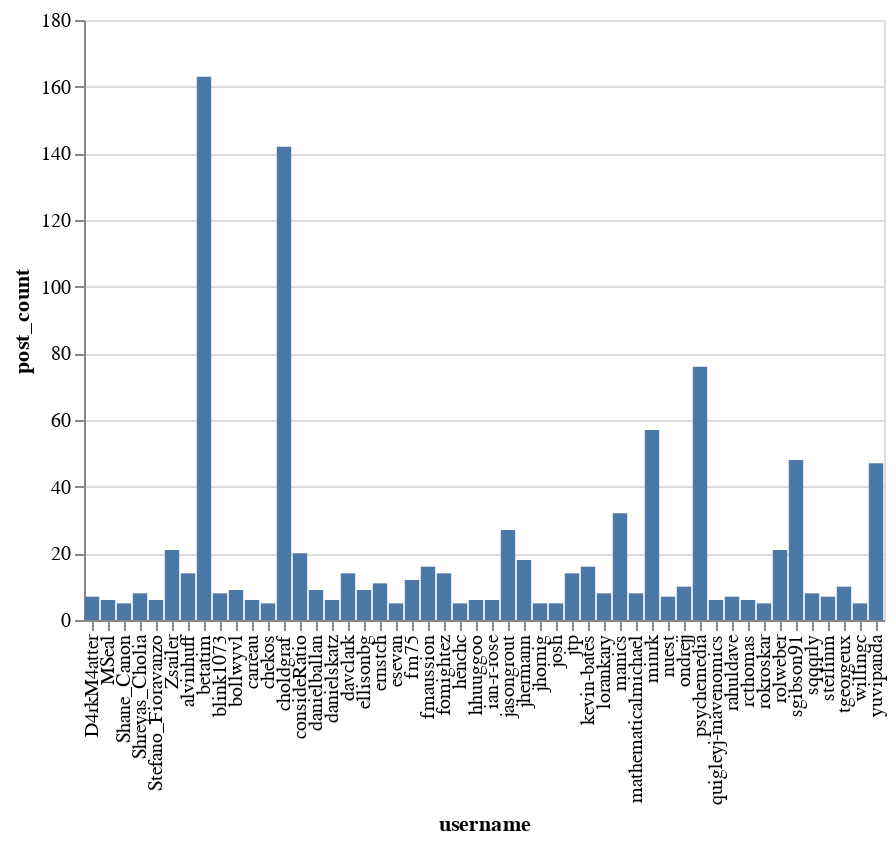

The notebook cell this image was saved under:
### Code cell
plot_user_data(users.head(50), 'post_count')

### Figure 1 — Vega-Lite specification as saved in the notebook (floating-point values rounded to 4 significant figures)
{"$schema": "https://vega.github.io/schema/vega-lite/v3.3.0.json", "config": {"mark": {"tooltip": null}, "view": {"height": 300, "width": 400}}, "data": {"name": "data-19d43edb2933f13408670f5d4bbc15ad"}, "datasets": {"data-19d43edb2933f13408670f5d4bbc15ad": [{"days_visited": 80, "id": 6, "likes_given": 227, "likes_received": 121, "post_count": 163, "posts_read": 1465, "topic_count": 14, "topics_entered": 350, "user": {"avatar_template": "/user_avatar/discourse.jupyter.org/betatim/{size}/10_2.png", "id": 6, "name": "Tim Head", "title": "", "username": "betatim"}, "username": "betatim"}, {"days_visited": 91, "id": 3, "likes_given": 208, "likes_received": 123, "post_count": 142, "posts_read": 1001, "topic_count": 34, "topics_entered": 266, "user": {"avatar_template": "/user_avatar/discourse.jupyter.org/choldgraf/{size}/12_2.png", "id": 3, "name": "Chris Holdgraf", "title": "Regular", "username": "choldgraf"}, "username": "choldgraf"}, {"days_visited": 68, "id": 24, "likes_given": 17, "likes_received": 57, "post_count": 76, "posts_read": 716, "topic_count": 7, "topics_entered": 271, "user": {"avatar_template": "/user_avatar/discourse.jupyter.org/psychemedia/{size}/24_2.png", "id": 24, "name": "Tony Hirst", "title": null, "username": "psychemedia"}, "username": "psychemedia"}, {"days_visited": 88, "id": 8, "likes_given": 10, "likes_received": 65, "post_count": 57, "posts_read": 837, "topic_count": 4, "topics_entered": 196, "user": {"avatar_template": "/user_avatar/discourse.jupyter.org/minrk/{size}/13_2.png", "id": 8, "name": "Min RK", "title": null, "username": "minrk"}, "username": "minrk"}, {"days_visited": 78, "id": 116, "likes_given": 23, "likes_received": 55, "post_count": 48, "posts_read": 669, "topic_count": 7, "topics_entered": 126, "user": {"avatar_template": "/user_avatar/discourse.jupyter.org/sgibson91/{size}/487_2.png", "id": 116, "name": "Sarah Gibson", "title": "", "username": "sgibson91"}, "username": "sgibson91"}, {"days_visited": 63, "id": 12, "likes_given": 9, "likes_received": 44, "post_count": 47, "posts_read": 851, "topic_count": 7, "topics_entered": 153, "user": {"avatar_template": "/user_avatar/discourse.jupyter.org/yuvipanda/{size}/17_2.png", "id": 12, "name": "Yuvi Panda", "title": null, "username": "yuvipanda"}, "username": "yuvipanda"}, {"days_visited": 72, "id": 73, "likes_given": 18, "likes_received": 30, "post_count": 32, "posts_read": 1558, "topic_count": 2, "topics_entered": 337, "user": {"avatar_template": "/user_avatar/discourse.jupyter.org/manics/{size}/85_2.png", "id": 73, "name": "Simon", "title": null, "username": "manics"}, "username": "manics"}, {"days_visited": 15, "id": 220, "likes_given": 1, "likes_received": 23, "post_count": 27, "posts_read": 207, "topic_count": 1, "topics_entered": 59, "user": {"avatar_template": "/user_avatar/discourse.jupyter.org/jasongrout/{size}/371_2.png", "id": 220, "name": "Jason Grout", "title": null, "username": "jasongrout"}, "username": "jasongrout"}, {"days_visited": 34, "id": 485, "likes_given": 47, "likes_received": 20, "post_count": 21, "posts_read": 268, "topic_count": 1, "topics_entered": 54, "user": {"avatar_template": "/user_avatar/discourse.jupyter.org/rolweber/{size}/657_2.png", "id": 485, "name": "Roland Weber", "title": null, "username": "rolweber"}, "username": "rolweber"}, {"days_visited": 54, "id": 99, "likes_given": 38, "likes_received": 15, "post_count": 21, "posts_read": 487, "topic_count": 2, "topics_entered": 101, "user": {"avatar_template": "/user_avatar/discourse.jupyter.org/zsailer/{size}/106_2.png", "id": 99, "name": "Zachary Sailer", "title": null, "username": "Zsailer"}, "username": "Zsailer"}, {"days_visited": 79, "id": 30, "likes_given": 73, "likes_received": 16, "post_count": 20, "posts_read": 310, "topic_count": 2, "topics_entered": 64, "user": {"avatar_template": "/user_avatar/discourse.jupyter.org/consideratio/{size}/30_2.png", "id": 30, "name": "Erik Sundell", "title": null, "username": "consideRatio"}, "username": "consideRatio"}, {"days_visited": 59, "id": 239, "likes_given": 4, "likes_received": 8, "post_count": 18, "posts_read": 408, "topic_count": 0, "topics_entered": 126, "user": {"avatar_template": "/user_avatar/discourse.jupyter.org/jhermann/{size}/257_2.png", "id": 239, "name": "Jürgen Hermann", "title": null, "username": "jhermann"}, "username": "jhermann"}, {"days_visited": 37, "id": 217, "likes_given": 20, "likes_received": 4, "post_count": 16, "posts_read": 193, "topic_count": 0, "topics_entered": 35, "user": {"avatar_template": "/user_avatar/discourse.jupyter.org/kevin-bates/{size}/234_2.png", "id": 217, "name": "Kevin Bates", "title": null, "username": "kevin-bates"}, "username": "kevin-bates"}, {"days_visited": 18, "id": 234, "likes_given": 5, "likes_received": 3, "post_count": 16, "posts_read": 84, "topic_count": 3, "topics_entered": 10, "user": {"avatar_template": "/user_avatar/discourse.jupyter.org/fmaussion/{size}/390_2.png", "id": 234, "name": "Fabien Maussion", "title": null, "username": "fmaussion"}, "username": "fmaussion"}, {"days_visited": 34, "id": 372, "likes_given": 6, "likes_received": 13, "post_count": 14, "posts_read": 210, "topic_count": 2, "topics_entered": 32, "user": {"avatar_template": "/user_avatar/discourse.jupyter.org/davclark/{size}/489_2.png", "id": 372, "name": "Dav Clark", "title": null, "username": "davclark"}, "username": "davclark"}, {"days_visited": 34, "id": 419, "likes_given": 0, "likes_received": 3, "post_count": 14, "posts_read": 78, "topic_count": 7, "topics_entered": 21, "user": {"avatar_template": "/user_avatar/discourse.jupyter.org/alvinhuff/{size}/550_2.png", "id": 419, "name": "Alvin Huff", "title": null, "username": "alvinhuff"}, "username": "alvinhuff"}, {"days_visited": 68, "id": 11, "likes_given": 60, "likes_received": 11, "post_count": 14, "posts_read": 870, "topic_count": 1, "topics_entered": 192, "user": {"avatar_template": "/user_avatar/discourse.jupyter.org/fomightez/{size}/495_2.png", "id": 11, "name": "Wayne", "title": null, "username": "fomightez"}, "username": "fomightez"}, {"days_visited": 87, "id": 77, "likes_given": 7, "likes_received": 12, "post_count": 14, "posts_read": 834, "topic_count": 0, "topics_entered": 178, "user": {"avatar_template": "/user_avatar/discourse.jupyter.org/jtp/{size}/882_2.png", "id": 77, "name": "Jeremy Tuloup", "title": "", "username": "jtp"}, "username": "jtp"}, {"days_visited": 28, "id": 60, "likes_given": 11, "likes_received": 8, "post_count": 12, "posts_read": 366, "topic_count": 0, "topics_entered": 50, "user": {"avatar_template": "/user_avatar/discourse.jupyter.org/fm75/{size}/71_2.png", "id": 60, "name": "Fred Mitchell", "title": "", "username": "fm75"}, "username": "fm75"}, {"days_visited": 13, "id": 390, "likes_given": 2, "likes_received": 2, "post_count": 11, "posts_read": 79, "topic_count": 8, "topics_entered": 28, "user": {"avatar_template": "https://avatars.discourse.org/v4/letter/e/9de0a6/{size}.png", "id": 390, "name": "Ernst", "title": null, "username": "ernstch"}, "username": "ernstch"}, {"days_visited": 37, "id": 432, "likes_given": 28, "likes_received": 6, "post_count": 10, "posts_read": 274, "topic_count": 2, "topics_entered": 64, "user": {"avatar_template": "/user_avatar/discourse.jupyter.org/ondrejj/{size}/567_2.png", "id": 432, "name": "Ondřej ", "title": null, "username": "ondrejj"}, "username": "ondrejj"}, {"days_visited": 45, "id": 222, "likes_given": 6, "likes_received": 15, "post_count": 10, "posts_read": 145, "topic_count": 2, "topics_entered": 20, "user": {"avatar_template": "https://avatars.discourse.org/v4/letter/t/f05b48/{size}.png", "id": 222, "name": "Timothy George", "title": null, "username": "tgeorgeux"}, "username": "tgeorgeux"}, {"days_visited": 9, "id": 679, "likes_given": 1, "likes_received": 10, "post_count": 9, "posts_read": 87, "topic_count": 0, "topics_entered": 18, "user": {"avatar_template": "/user_avatar/discourse.jupyter.org/bollwyvl/{size}/904_2.png", "id": 679, "name": "Nicholas Bollweg", "title": null, "username": "bollwyvl"}, "username": "bollwyvl"}, {"days_visited": 15, "id": 9, "likes_given": 0, "likes_received": 11, "post_count": 9, "posts_read": 97, "topic_count": 1, "topics_entered": 17, "user": {"avatar_template": "/user_avatar/discourse.jupyter.org/ellisonbg/{size}/14_2.png", "id": 9, "name": "Brian Granger", "title": null, "username": "ellisonbg"}, "username": "ellisonbg"}, {"days_visited": 22, "id": 34, "likes_given": 2, "likes_received": 16, "post_count": 9, "posts_read": 148, "topic_count": 3, "topics_entered": 14, "user": {"avatar_template": "/user_avatar/discourse.jupyter.org/danielballan/{size}/34_2.png", "id": 34, "name": "Dan Allan", "title": null, "username": "danielballan"}, "username": "danielballan"}, {"days_visited": 8, "id": 556, "likes_given": 3, "likes_received": 7, "post_count": 8, "posts_read": 70, "topic_count": 0, "topics_entered": 12, "user": {"avatar_template": "/user_avatar/discourse.jupyter.org/blink1073/{size}/791_2.png", "id": 556, "name": "Steven Silvester", "title": null, "username": "blink1073"}, "username": "blink1073"}, {"days_visited": 13, "id": 566, "likes_given": 0, "likes_received": 1, "post_count": 8, "posts_read": 32, "topic_count": 2, "topics_entered": 9, "user": {"avatar_template": "/user_avatar/discourse.jupyter.org/shreyas_cholia/{size}/784_2.png", "id": 566, "name": "Shreyas Cholia", "title": null, "username": "Shreyas_Cholia"}, "username": "Shreyas_Cholia"}, {"days_visited": 10, "id": 510, "likes_given": 0, "likes_received": 6, "post_count": 8, "posts_read": 10, "topic_count": 2, "topics_entered": 4, "user": {"avatar_template": "https://avatars.discourse.org/v4/letter/l/ac8455/{size}.png", "id": 510, "name": "Lorankary", "title": null, "username": "lorankary"}, "username": "lorankary"}, {"days_visited": 9, "id": 686, "likes_given": 0, "likes_received": 3, "post_count": 8, "posts_read": 92, "topic_count": 3, "topics_entered": 29, "user": {"avatar_template": "https://avatars.discourse.org/v4/letter/s/22d042/{size}.png", "id": 686, "name": "DAVID OHLEMACHER", "title": null, "username": "sqqqrly"}, "username": "sqqqrly"}, {"days_visited": 9, "id": 254, "likes_given": 9, "likes_received": 1, "post_count": 8, "posts_read": 92, "topic_count": 0, "topics_entered": 10, "user": {"avatar_template": "/user_avatar/discourse.jupyter.org/mathematicalmichael/{size}/322_2.png", "id": 254, "name": "Michael Pilosov", "title": null, "username": "mathematicalmichael"}, "username": "mathematicalmichael"}, {"days_visited": 14, "id": 487, "likes_given": 0, "likes_received": 0, "post_count": 7, "posts_read": 83, "topic_count": 4, "topics_entered": 25, "user": {"avatar_template": "/user_avatar/discourse.jupyter.org/d4rkm4atter/{size}/663_2.png", "id": 487, "name": "", "title": null, "username": "D4rkM4atter"}, "username": "D4rkM4atter"}, {"days_visited": 18, "id": 462, "likes_given": 0, "likes_received": 1, "post_count": 7, "posts_read": 73, "topic_count": 3, "topics_entered": 13, "user": {"avatar_template": "https://avatars.discourse.org/v4/letter/r/6f9a4e/{size}.png", "id": 462, "name": "Rahul Dave", "title": null, "username": "rahuldave"}, "username": "rahuldave"}, {"days_visited": 15, "id": 227, "likes_given": 9, "likes_received": 2, "post_count": 7, "posts_read": 207, "topic_count": 0, "topics_entered": 42, "user": {"avatar_template": "/user_avatar/discourse.jupyter.org/sterlinm/{size}/241_2.png", "id": 227, "name": "Michael", "title": null, "username": "sterlinm"}, "username": "sterlinm"}, {"days_visited": 13, "id": 71, "likes_given": 0, "likes_received": 4, "post_count": 7, "posts_read": 101, "topic_count": 1, "topics_entered": 9, "user": {"avatar_template": "/user_avatar/discourse.jupyter.org/nuest/{size}/82_2.png", "id": 71, "name": "Daniel Nüst", "title": null, "username": "nuest"}, "username": "nuest"}, {"days_visited": 17, "id": 237, "likes_given": 1, "likes_received": 25, "post_count": 6, "posts_read": 51, "topic_count": 4, "topics_entered": 12, "user": {"avatar_template": "/user_avatar/discourse.jupyter.org/mseal/{size}/253_2.png", "id": 237, "name": "Matthew Seal", "title": null, "username": "MSeal"}, "username": "MSeal"}, {"days_visited": 53, "id": 303, "likes_given": 6, "likes_received": 3, "post_count": 6, "posts_read": 226, "topic_count": 1, "topics_entered": 51, "user": {"avatar_template": "/user_avatar/discourse.jupyter.org/ian-r-rose/{size}/638_2.png", "id": 303, "name": "Ian Rose", "title": null, "username": "ian-r-rose"}, "username": "ian-r-rose"}, {"days_visited": 7, "id": 640, "likes_given": 0, "likes_received": 0, "post_count": 6, "posts_read": 23, "topic_count": 1, "topics_entered": 6, "user": {"avatar_template": "/user_avatar/discourse.jupyter.org/stefano_fioravanzo/{size}/849_2.png", "id": 640, "name": "Stefano Fioravanzo", "title": null, "username": "Stefano_Fioravanzo"}, "username": "Stefano_Fioravanzo"}, {"days_visited": 17, "id": 4, "likes_given": 0, "likes_received": 17, "post_count": 6, "posts_read": 45, "topic_count": 3, "topics_entered": 14, "user": {"avatar_template": "/user_avatar/discourse.jupyter.org/carreau/{size}/8_2.png", "id": 4, "name": "Matthias Bussonnier", "title": null, "username": "carreau"}, "username": "carreau"}, {"days_visited": 10, "id": 195, "likes_given": 0, "likes_received": 1, "post_count": 6, "posts_read": 34, "topic_count": 0, "topics_entered": 8, "user": {"avatar_template": "/user_avatar/discourse.jupyter.org/rcthomas/{size}/201_2.png", "id": 195, "name": "", "title": null, "username": "rcthomas"}, "username": "rcthomas"}, {"days_visited": 52, "id": 298, "likes_given": 0, "likes_received": 4, "post_count": 6, "posts_read": 343, "topic_count": 0, "topics_entered": 75, "user": {"avatar_template": "https://avatars.discourse.org/v4/letter/q/f04885/{size}.png", "id": 298, "name": "Joe Quigley", "title": null, "username": "quigleyj-mavenomics"}, "username": "quigleyj-mavenomics"}, {"days_visited": 11, "id": 145, "likes_given": 0, "likes_received": 7, "post_count": 6, "posts_read": 43, "topic_count": 3, "topics_entered": 9, "user": {"avatar_template": "/user_avatar/discourse.jupyter.org/hhuuggoo/{size}/242_2.png", "id": 145, "name": "saturncloud.io", "title": "", "username": "hhuuggoo"}, "username": "hhuuggoo"}, {"days_visited": 6, "id": 565, "likes_given": 3, "likes_received": 4, "post_count": 6, "posts_read": 35, "topic_count": 0, "topics_entered": 4, "user": {"avatar_template": "/user_avatar/discourse.jupyter.org/danielskatz/{size}/785_2.png", "id": 565, "name": "Daniel S. Katz", "title": null, "username": "danielskatz"}, "username": "danielskatz"}, {"days_visited": 11, "id": 430, "likes_given": 2, "likes_received": 3, "post_count": 5, "posts_read": 41, "topic_count": 1, "topics_entered": 14, "user": {"avatar_template": "/user_avatar/discourse.jupyter.org/rokroskar/{size}/563_2.png", "id": 430, "name": "Rok Roškar", "title": null, "username": "rokroskar"}, "username": "rokroskar"}, {"days_visited": 8, "id": 562, "likes_given": 0, "likes_received": 0, "post_count": 5, "posts_read": 25, "topic_count": 0, "topics_entered": 4, "user": {"avatar_template": "/user_avatar/discourse.jupyter.org/shane_canon/{size}/783_2.png", "id": 562, "name": "Shane Canon", "title": null, "username": "Shane_Canon"}, "username": "Shane_Canon"}, {"days_visited": 10, "id": 351, "likes_given": 0, "likes_received": 6, "post_count": 5, "posts_read": 53, "topic_count": 1, "topics_entered": 12, "user": {"avatar_template": "/user_avatar/discourse.jupyter.org/henchc/{size}/452_2.png", "id": 351, "name": "Christopher Hench", "title": null, "username": "henchc"}, "username": "henchc"}, {"days_visited": 11, "id": 352, "likes_given": 0, "likes_received": 7, "post_count": 5, "posts_read": 50, "topic_count": 0, "topics_entered": 3, "user": {"avatar_template": "/user_avatar/discourse.jupyter.org/jhornig/{size}/453_2.png", "id": 352, "name": "Joseph Hornig", "title": null, "username": "jhornig"}, "username": "jhornig"}, {"days_visited": 5, "id": 699, "likes_given": 0, "likes_received": 1, "post_count": 5, "posts_read": 37, "topic_count": 4, "topics_entered": 12, "user": {"avatar_template": "https://avatars.discourse.org/v4/letter/j/45deac/{size}.png", "id": 699, "name": null, "title": null, "username": "josh"}, "username": "josh"}, {"days_visited": 16, "id": 622, "likes_given": 8, "likes_received": 4, "post_count": 5, "posts_read": 56, "topic_count": 1, "topics_entered": 15, "user": {"avatar_template": "/user_avatar/discourse.jupyter.org/esevan/{size}/844_2.png", "id": 622, "name": "Eunsoo Park (Evan)", "title": "", "username": "esevan"}, "username": "esevan"}, {"days_visited": 39, "id": 67, "likes_given": 6, "likes_received": 6, "post_count": 5, "posts_read": 271, "topic_count": 0, "topics_entered": 88, "user": {"avatar_template": "/user_avatar/discourse.jupyter.org/chekos/{size}/93_2.png", "id": 67, "name": "Chekos", "title": null, "username": "chekos"}, "username": "chekos"}, {"days_visited": 22, "id": 7, "likes_given": 21, "likes_received": 6, "post_count": 5, "posts_read": 223, "topic_count": 0, "topics_entered": 33, "user": {"avatar_template": "/user_avatar/discourse.jupyter.org/willingc/{size}/11_2.png", "id": 7, "name": "Carol Willing", "title": null, "username": "willingc"}, "username": "willingc"}]}, "encoding": {"x": {"field": "username", "type": "nominal"}, "y": {"field": "post_count", "type": "quantitative"}}, "mark": "bar"}
